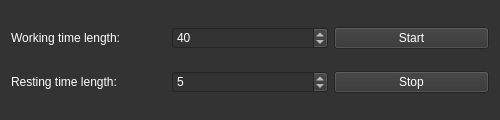
<?xml version="1.0" encoding="UTF-8"?>
<ui version="4.0">
 <class>MainWidgetClass</class>
 <widget class="QWidget" name="MainWidgetClass">
  <property name="geometry">
   <rect>
    <x>0</x>
    <y>0</y>
    <width>500</width>
    <height>120</height>
   </rect>
  </property>
  <property name="minimumSize">
   <size>
    <width>500</width>
    <height>120</height>
   </size>
  </property>
  <property name="maximumSize">
   <size>
    <width>500</width>
    <height>120</height>
   </size>
  </property>
  <property name="windowTitle">
   <string>Rest Reminder</string>
  </property>
  <property name="windowIcon">
   <iconset>
    <normaloff>rest-reminder.ico</normaloff>rest-reminder.ico</iconset>
  </property>
  <property name="styleSheet">
   <string notr="true">font: 14pt &quot;Segoe UI&quot;;
background-color: rgb(51, 51, 51);
color: rgb(255, 255, 255);
</string>
  </property>
  <layout class="QGridLayout" name="gridLayout">
   <item row="0" column="0">
    <widget class="QLabel" name="label">
     <property name="text">
      <string>Working time length:</string>
     </property>
    </widget>
   </item>
   <item row="0" column="1">
    <widget class="QSpinBox" name="woringTimeSpinBox">
     <property name="styleSheet">
      <string notr="true"/>
     </property>
     <property name="minimum">
      <number>1</number>
     </property>
     <property name="maximum">
      <number>999</number>
     </property>
     <property name="value">
      <number>40</number>
     </property>
    </widget>
   </item>
   <item row="0" column="2">
    <widget class="QPushButton" name="controlBtn">
     <property name="text">
      <string>Start</string>
     </property>
    </widget>
   </item>
   <item row="1" column="0">
    <widget class="QLabel" name="label_2">
     <property name="text">
      <string>Resting time length:</string>
     </property>
    </widget>
   </item>
   <item row="1" column="1">
    <widget class="QSpinBox" name="restingTimeSpinBox">
     <property name="minimum">
      <number>0</number>
     </property>
     <property name="maximum">
      <number>999</number>
     </property>
     <property name="value">
      <number>5</number>
     </property>
    </widget>
   </item>
   <item row="1" column="2">
    <widget class="QPushButton" name="stopBtn">
     <property name="text">
      <string>Stop</string>
     </property>
    </widget>
   </item>
  </layout>
 </widget>
 <resources/>
 <connections/>
</ui>
